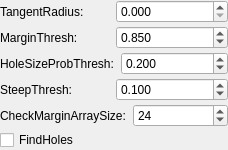
             <widget class="QWidget" name="scrollAreaWidgetContents_4">
              <property name="geometry">
               <rect>
                <x>0</x>
                <y>0</y>
                <width>228</width>
                <height>148</height>
               </rect>
              </property>
              <layout class="QVBoxLayout" name="verticalLayout_13">
               <property name="spacing">
                <number>3</number>
               </property>
               <property name="leftMargin">
                <number>0</number>
               </property>
               <property name="topMargin">
                <number>0</number>
               </property>
               <property name="rightMargin">
                <number>0</number>
               </property>
               <property name="bottomMargin">
                <number>0</number>
               </property>
               <item>
                <layout class="QHBoxLayout" name="horizontalLayout_13">
                 <item>
                  <widget class="QLabel" name="label_11">
                   <property name="text">
                    <string>TangentRadius: </string>
                   </property>
                  </widget>
                 </item>
                 <item>
                  <widget class="QDoubleSpinBox" name="dspin_t_r1">
                   <property name="decimals">
                    <number>3</number>
                   </property>
                   <property name="maximum">
                    <double>99999.000000000000000</double>
                   </property>
                  </widget>
                 </item>
                </layout>
               </item>
               <item>
                <layout class="QHBoxLayout" name="horizontalLayout_21">
                 <item>
                  <widget class="QLabel" name="label_12">
                   <property name="text">
                    <string>MarginThresh: </string>
                   </property>
                  </widget>
                 </item>
                 <item>
                  <widget class="QDoubleSpinBox" name="dspin_m_t1">
                   <property name="decimals">
                    <number>3</number>
                   </property>
                   <property name="maximum">
                    <double>99999.000000000000000</double>
                   </property>
                   <property name="value">
                    <double>0.850000000000000</double>
                   </property>
                  </widget>
                 </item>
                </layout>
               </item>
               <item>
                <layout class="QHBoxLayout" name="horizontalLayout_30">
                 <item>
                  <widget class="QLabel" name="label_20">
                   <property name="text">
                    <string>HoleSizeProbThresh: </string>
                   </property>
                  </widget>
                 </item>
                 <item>
                  <widget class="QDoubleSpinBox" name="dspin_h_t1">
                   <property name="decimals">
                    <number>3</number>
                   </property>
                   <property name="maximum">
                    <double>99999.000000000000000</double>
                   </property>
                   <property name="value">
                    <double>0.200000000000000</double>
                   </property>
                  </widget>
                 </item>
                </layout>
               </item>
               <item>
                <layout class="QHBoxLayout" name="horizontalLayout_31">
                 <item>
                  <widget class="QLabel" name="label_29">
                   <property name="text">
                    <string>SteepThresh: </string>
                   </property>
                  </widget>
                 </item>
                 <item>
                  <widget class="QDoubleSpinBox" name="dspin_s_t1">
                   <property name="decimals">
                    <number>3</number>
                   </property>
                   <property name="maximum">
                    <double>99999.000000000000000</double>
                   </property>
                   <property name="value">
                    <double>0.100000000000000</double>
                   </property>
                  </widget>
                 </item>
                </layout>
               </item>
               <item>
                <layout class="QHBoxLayout" name="horizontalLayout_32">
                 <item>
                  <widget class="QLabel" name="label_30">
                   <property name="text">
                    <string>CheckMarginArraySize: </string>
                   </property>
                  </widget>
                 </item>
                 <item>
                  <widget class="QSpinBox" name="spin_size">
                   <property name="maximum">
                    <number>99999</number>
                   </property>
                   <property name="value">
                    <number>24</number>
                   </property>
                  </widget>
                 </item>
                </layout>
               </item>
               <item>
                <widget class="QCheckBox" name="check_find_holes">
                 <property name="text">
                  <string>FindHoles</string>
                 </property>
                </widget>
               </item>
               <item>
                <spacer name="verticalSpacer_8">
                 <property name="orientation">
                  <enum>Qt::Vertical</enum>
                 </property>
                 <property name="sizeHint" stdset="0">
                  <size>
                   <width>20</width>
                   <height>40</height>
                  </size>
                 </property>
                </spacer>
               </item>
              </layout>
             </widget>
